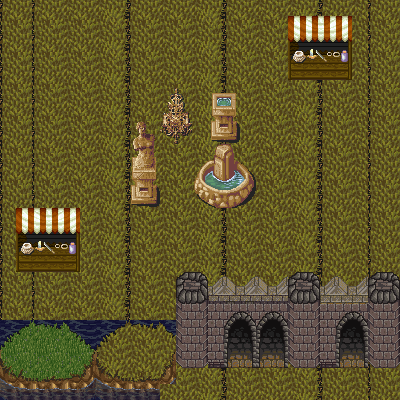

Rendered tile map (Tiled .tmx) drawn with the repository's tilesets; below, a short description and the full map source, tile grids included:
An orthogonal 25x25 tile map with 16x16 px tiles, 2 tile layers (Ground, Colliosions) and 10 objects.

<map version="1.2" tiledversion="1.3.1" orientation="orthogonal" renderorder="left-down" compressionlevel="-1" width="25" height="25" tilewidth="16" tileheight="16" infinite="0" nextlayerid="5" nextobjectid="24">
 <editorsettings>
  <export target="new wolrd.tmx" format="tmx" />
 </editorsettings>
 <tileset firstgid="1" source="world.tsx" />
 <layer id="3" name="Ground" width="25" height="25">
  <data encoding="csv">
775,776,775,776,777,778,779,780,775,776,777,778,779,780,775,776,777,778,779,780,775,776,777,775,776,
807,808,807,808,809,810,811,812,807,808,809,810,811,812,807,808,809,810,811,812,807,808,809,807,808,
775,776,775,776,777,778,779,780,775,776,777,778,779,780,775,776,777,778,779,780,775,776,777,775,776,
807,808,807,808,809,810,811,812,807,808,809,810,811,812,807,808,809,810,811,812,807,808,809,807,808,
775,776,775,776,777,778,779,780,775,776,777,778,779,780,775,776,777,778,779,780,775,776,777,775,776,
807,808,807,808,809,810,811,812,807,808,809,810,811,812,807,808,809,810,811,812,807,808,809,807,808,
775,776,775,776,777,778,779,780,775,776,777,778,779,780,775,776,777,778,779,780,775,776,777,775,776,
807,808,807,808,809,810,811,812,807,808,809,810,811,812,807,808,809,810,811,812,807,808,809,807,808,
775,776,775,776,777,778,779,780,775,776,777,778,779,780,775,776,777,778,779,780,775,776,777,775,776,
807,808,807,808,809,810,811,812,807,808,809,810,811,812,807,808,809,810,811,812,807,808,809,807,808,
775,776,775,776,777,778,779,780,775,776,777,778,779,780,775,776,777,778,779,780,775,776,777,775,776,
807,808,807,808,809,810,811,812,807,808,809,810,811,812,807,808,809,810,811,812,807,808,809,807,808,
775,776,775,776,777,778,779,780,775,776,777,778,779,780,775,776,777,778,779,780,775,776,777,775,776,
807,808,807,808,809,810,811,812,807,808,809,810,811,812,807,808,809,810,811,812,807,808,809,807,808,
775,776,775,776,777,778,779,780,775,776,777,778,779,780,775,776,777,778,779,780,775,776,777,775,776,
807,808,807,808,809,810,811,812,807,808,809,810,811,812,807,808,809,810,811,812,807,808,809,807,808,
775,776,775,776,777,778,779,780,775,776,777,778,779,780,775,776,777,778,779,780,775,776,777,775,776,
807,808,807,808,809,810,811,812,807,808,809,810,811,812,807,808,809,810,811,812,807,808,809,807,808,
775,776,775,776,777,778,779,780,775,776,777,778,779,780,775,776,777,778,779,780,775,776,777,775,776,
807,808,807,808,809,810,811,812,807,808,809,810,811,812,807,808,809,810,811,812,807,808,809,807,808,
775,776,775,776,777,778,779,780,775,776,777,778,779,780,775,776,777,778,779,780,775,776,777,775,776,
807,808,807,808,809,810,811,812,807,808,809,810,811,812,807,808,809,810,811,812,807,808,809,807,808,
775,776,775,776,777,778,779,780,775,776,777,778,779,780,775,776,777,778,779,780,775,776,777,775,776,
807,808,807,808,809,810,811,812,807,808,809,810,811,812,807,808,809,810,811,812,807,808,809,807,808,
775,776,775,776,777,778,779,780,775,776,777,778,779,780,775,776,777,778,779,780,775,776,777,775,776
</data>
 </layer>
 <layer id="2" name="Colliosions" width="25" height="25">
  <data encoding="csv">
0,0,0,0,0,0,0,0,0,0,0,0,0,0,0,0,0,0,0,0,0,0,0,0,0,
0,0,0,0,0,0,0,0,0,0,0,0,0,0,0,0,0,0,577,578,579,580,0,0,0,
0,0,0,0,0,0,0,0,0,0,0,0,0,0,0,0,0,0,609,610,611,612,0,0,0,
0,0,0,0,0,0,0,0,0,0,0,0,0,0,0,0,0,0,641,642,643,644,0,0,0,
0,0,0,0,0,0,0,0,0,0,0,0,0,0,0,0,0,0,673,674,675,676,0,0,0,
0,0,0,0,0,0,0,0,0,0,923,924,0,921,922,0,0,0,0,0,0,0,0,0,0,
0,0,0,0,0,0,0,0,0,0,955,956,0,953,954,0,0,0,0,0,0,0,0,0,0,
0,0,0,0,0,0,0,0,855,856,987,988,0,985,986,0,0,0,0,0,0,0,0,0,0,
0,0,0,0,0,0,0,0,887,888,1019,1020,0,1017,1018,0,0,0,0,0,0,0,0,0,0,
0,0,0,0,0,0,0,0,919,920,0,0,787,788,789,790,0,0,0,0,0,0,0,0,0,
0,0,0,0,0,0,0,0,951,952,0,0,819,820,821,822,0,0,0,0,0,0,0,0,0,
0,0,0,0,0,0,0,0,983,984,0,0,851,852,853,854,0,0,0,0,0,0,0,0,0,
0,0,0,0,0,0,0,0,1015,1016,0,0,883,884,885,886,0,0,0,0,0,0,0,0,0,
0,577,578,579,580,0,0,0,0,0,0,0,0,0,0,0,0,0,0,0,0,0,0,0,0,
0,609,610,611,612,0,0,0,0,0,0,0,0,0,0,0,0,0,0,0,0,0,0,0,0,
0,641,642,643,644,0,0,0,0,0,0,0,0,0,0,0,0,0,0,0,0,0,0,0,0,
0,673,674,675,676,0,0,0,0,0,0,0,0,0,0,0,0,0,0,0,0,0,0,0,0,
0,0,0,0,0,0,0,0,0,0,0,663,664,3,4,5,6,3,663,664,405,406,405,663,664,
0,0,0,0,0,0,0,0,0,0,0,695,696,35,36,37,38,35,695,696,437,438,437,695,696,
0,0,0,0,0,0,0,0,0,0,0,727,728,535,536,537,395,396,727,728,535,536,537,727,728,
833,834,835,836,837,838,839,840,841,842,843,759,760,567,568,569,427,428,759,760,567,568,569,759,760,
865,866,867,868,869,870,871,872,873,874,875,791,792,599,600,601,459,460,791,792,599,600,601,791,792,
897,898,899,900,901,902,903,904,905,906,908,823,824,631,632,633,491,492,823,824,631,632,633,823,824,
929,930,931,932,933,934,935,936,937,938,940,0,0,0,0,0,0,0,0,0,0,0,0,0,0,
961,962,963,964,965,966,967,968,969,970,0,0,0,0,0,0,0,0,0,0,0,0,0,0,0
</data>
 </layer>
 <objectgroup id="4" name="colision mask">
  <object id="3" x="5.33333" y="310" width="169.333" height="90.6667" />
  <object id="5" x="172" y="278.667" width="51.3333" height="90" />
  <object id="12" x="282" y="272.667" width="48" height="95.3333" />
  <object id="13" x="371.333" y="282" width="28.6667" height="91.3333" />
  <object id="17" x="209.333" y="157.333" width="32" height="48">
   <ellipse />
  </object>
  <object id="18" x="212.667" y="94.6667" width="25.3333" height="37.3333">
   <ellipse />
  </object>
  <object id="19" x="156.667" y="98.6667" width="34.6667" height="29.3333">
   <ellipse />
  </object>
  <object id="20" x="130.667" y="132.667" width="27.3333" height="67.3333">
   <ellipse />
  </object>
  <object id="21" x="287.333" y="24" width="24" height="52" />
  <object id="23" x="334" y="26" width="18.6667" height="51.3333" />
 </objectgroup>
</map>
